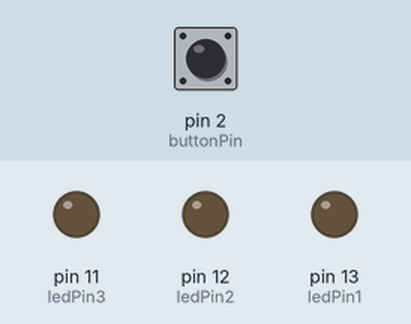
Bench run of a sketch on a simulated Arduino Uno, built with avr-gcc and run on an emulated ATmega328P. Shown: output pins drawn as LEDs (lit = HIGH). Inputs (shaded band) come from the test bench; at power-on: pin 2 (buttonPin) LOW.

Above: at 1.2 s.
1.3 s: pin 2 (buttonPin) pulled HIGH for 0.15 s
At 1.37 s:
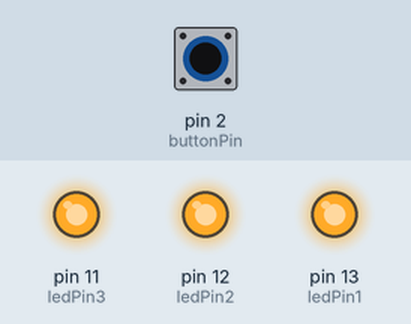
2.9 s: pin 2 (buttonPin) pulled HIGH for 3.2 s
At 7.2 s:
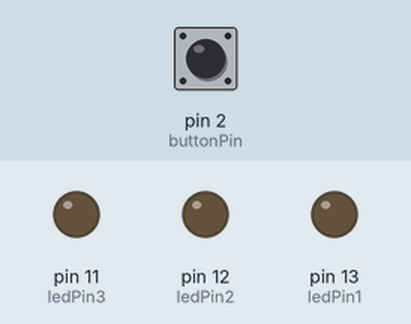
Timing chart, 0 to 8.7 s (numbered marks = the images above; inputs shaded):
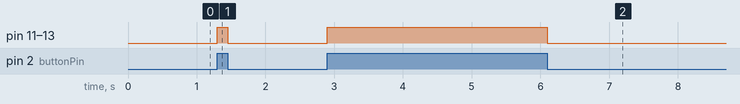

The sketch:

triggering_leds_by_arduino1.ino
```cpp
// C++ code
//
const int buttonPin = 2; // the number of the pushbutton pin
const int ledPin1 = 13;    // the number of the LED pin 1
const int ledPin2 = 12;    // the number of the LED pin 2
const int ledPin3 = 11;    // the number of the LED pin 3
// variables will change:
int buttonState = 0;  // variable for reading the pushbutton status

void setup() {
  // initialize the LED pins as an output:
  pinMode(ledPin1, OUTPUT);
  pinMode(ledPin2, OUTPUT);
  pinMode(ledPin3, OUTPUT);
  // initialize the pushbutton pin as an input:
  pinMode(buttonPin, INPUT);
}

void loop() {
  // read the state of the pushbutton value:
  buttonState = digitalRead(buttonPin);

  // check if the pushbutton is pressed. If it is, the buttonState is HIGH:
  if (buttonState == HIGH) {
    // turn LED on:
    digitalWrite(ledPin1, HIGH);
    digitalWrite(ledPin2, HIGH);
    digitalWrite(ledPin3, HIGH);
  } else {
    // turn LED off:
    digitalWrite(ledPin1, LOW);
    digitalWrite(ledPin2, LOW);
    digitalWrite(ledPin3, LOW);
  }
}
```

Measured:
- after the input at 1.3 s, pin 11 (ledPin3), pin 12 (ledPin2), pin 13 (ledPin1): LOW → HIGH at once, → LOW 0.15 s later
- after the input at 2.9 s, pin 11 (ledPin3), pin 12 (ledPin2), pin 13 (ledPin1): LOW → HIGH at once, → LOW 3.2 s later
